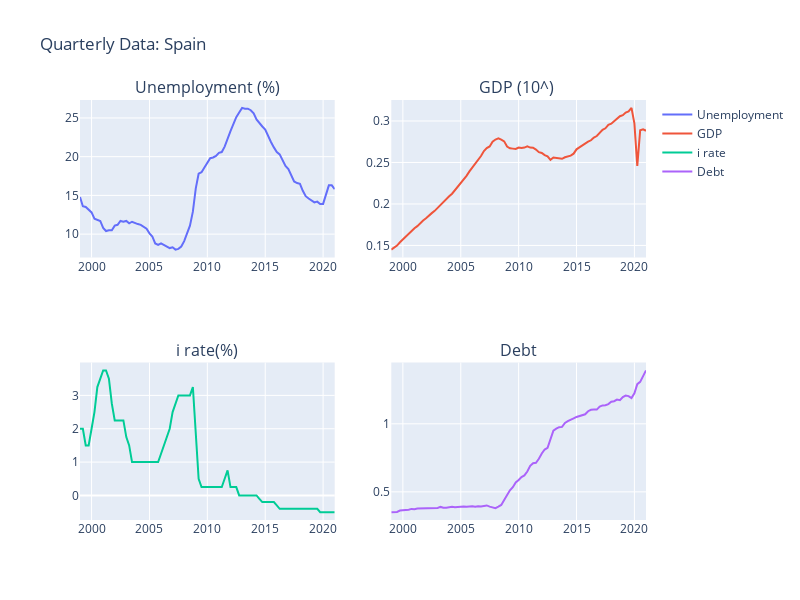

Notebook code for this chart:
### Markdown cell above
## Load & plot our data

### Code cell
df1 = pd.read_csv('SPAIN/Data_for_Python.csv', header=0, infer_datetime_format=True, parse_dates=['DATE'], index_col=['DATE'])

fig = make_subplots(rows=2, cols=2,subplot_titles=("Unemployment (%)", "GDP (10^) ", "i rate(%)", "Debt"))
                    
# Top left
fig.add_trace(
    go.Scatter(x=df1.index, y=df1["Unem"], name="Unemployment"),
    row=1, col=1, secondary_y=False)

# Top right
fig.add_trace(
    go.Scatter(x=df1.index, y=df1["GDP"], name="GDP"),
    row=1, col=2, secondary_y=False,
)

# Bottom left
fig.add_trace(
    go.Scatter(x=df1.index, y=df1["i_rate"], name="i rate"),
    row=2, col=1, secondary_y=False,
)

# Bottom right
fig.add_trace(
    go.Scatter(x=df1.index, y=df1["Debt"], name="Debt"),
    row=2, col=2, secondary_y=False,
)
fig.update_layout(height=600, width=800, title_text="Quarterly Data: Spain")



fig.show()
